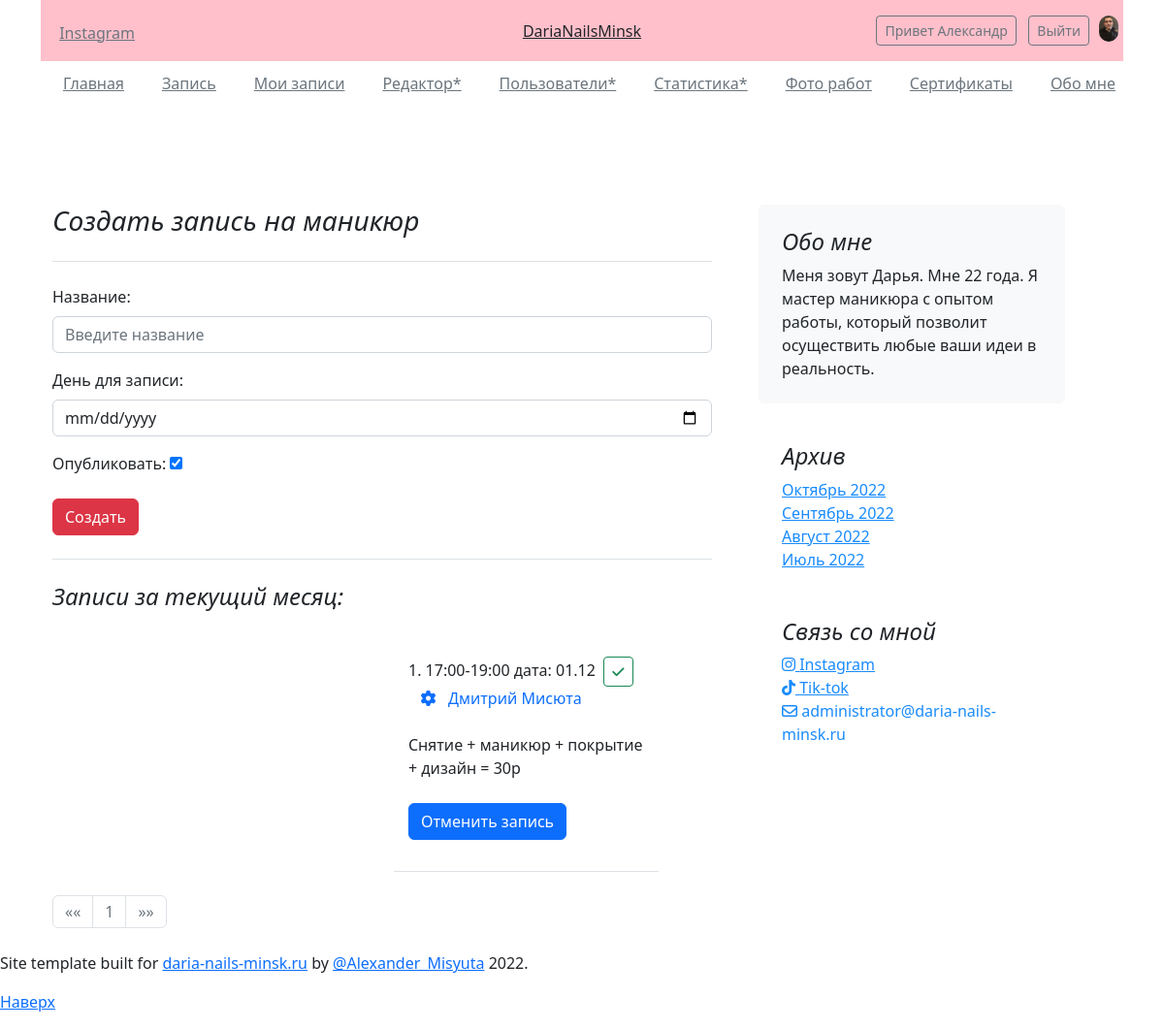
Page /create_book/ (signed in) on the committed database.
### main/models.py (models this page shows, shortened)
class CustomUser(AbstractUser):
    photo = models.ImageField(upload_to='photos/%Y/%m/%d/', verbose_name='Фото', null=True, blank=True)
    birthday = models.DateField(verbose_name='День рождения', null=True, blank=True)
    instagram = models.CharField(max_length=50, verbose_name='Инстаграм', null=True, blank=True)
    mobile = models.CharField(max_length=13, verbose_name='Телефон', null=True, blank=True)
    class Meta:
        verbose_name = 'Пользователь'
        verbose_name_plural = 'Мои пользователи'
    def get_absolute_url(self):
        return reverse('user_detail', kwargs={'pk': self.pk})

class Post(models.Model):
    title = models.CharField(max_length=255, verbose_name='Название', validators=[RegexValidator(regex=r'$', message='Model error')])
    client = models.ForeignKey('CustomUser', on_delete=models.PROTECT, verbose_name='Клиент', default=None, blank=True, null=True)
    service = models.ForeignKey('Service', on_delete=models.PROTECT, verbose_name='Доступные услуги', default=None, blank=True, null=True)
    date = models.DateField(verbose_name='Дата', default=None)
    is_active = models.BooleanField(verbose_name='Опубликовать', default=True)
    class Meta:
        verbose_name = 'Запись'
        verbose_name_plural = 'Записи на ногти'
        ordering = ['-date', 'title']

class Service(models.Model):
    title = models.CharField(max_length=255, verbose_name='Название', validators=[RegexValidator(regex=r'$', message='Model error')])
    price = models.IntegerField(default=0, verbose_name='Цена в рублях')
    class Meta:
        verbose_name = 'Услуга'
        verbose_name_plural = 'Мои услуги'
        ordering = ['id']

### main/views.py (the view, shortened to what this page needs)
# urls.py: path('create_book/', create_book, name='create_book'),
def create_book(request):
    if not request.user.is_staff:
        context = {
            'error': 'yes',
        }
        return render(request, 'main/my_works.html', context)
    else:
        form = PostForm()
        today = datetime.date(datetime.now())
        year = today.year
        month = today.month
        days_in_month = calendar.monthrange(year, month)[1]
        first_day = today - timedelta(today.day-1)              # Первый день месяца
        last_day = first_day + timedelta(days_in_month-1)       # Последний день месяца
        list_post = []
        posts = Post.objects.all().order_by('date')
        if posts:
            for el in posts:
                if first_day <= el.date <= last_day:
                    list_post.append(el)
            len_post = len(list_post)                           # Список записей которые мы выводим в соответствии с текущим месяцем
            middle = int(len_post/2)
            list_post = []
            for el in posts:
                if el.date >= first_day:
                    list_post.append(el)
        paginator = Paginator(list_post, len_post)              # Показывает все записи на текущий месяца
        page_number = request.GET.get('page')
        page_obj = paginator.get_page(page_number)
        if page_number == '1' or not page_number:
            page_obj_title = 'Записи за текущий месяц:'
        else:
            page_obj_title = 'Записи за последующие месяца:'
        month_my_work = month_my_works()
        context = {'title': 'Создать запись на маникюр',
                   'title_body': 'Создать запись на маникюр',
                   'month_my_work': month_my_work,
                   'page_obj_title': page_obj_title,
                   'form': form,
                   'before_middle': f":{middle}",
                   'after_middle': f"{middle}:",
                   'page_obj': page_obj,
                   'paginator': paginator,
                   }
        return render(request, 'main/create_book.html', context)

### main/forms.py
class PostForm(ModelForm):
    title = forms.CharField(label='Название', widget=forms.TextInput(attrs={'class': 'form-control', 'placeholder': 'Введите название'}))
    date = forms.DateTimeField(label='День для записи', required=True, widget=forms.DateTimeInput(attrs={'class': 'form-control', 'type': 'date'}))
    class Meta:
        model = Post
        fields = ('title', 'date', 'is_active')
    widgets = {
        'is_active': forms.CheckboxInput(attrs={'class': 'form-check'})
    }

### main/views.py (called while the page is built)
def month_my_works():
    month_my_work = []
    posts = MyWorks.objects.filter(is_active=True)
    for el in posts:
        d = el.date
        d = str(d).split('-')
        deadline = datetime.strptime(f'{d[0]}-{d[1]}-1', "%Y-%m-%d")
        month_my_work.append(deadline)
    month_my_work = set(month_my_work)
    month_my_work = list(month_my_work)
    month_my_work.sort(reverse=True)
    return month_my_work

### main/templates/main/create_book.html (shortened to what this page needs)
{% extends 'main/base.html' %}
{% block body %}
<form class="pb-4 border-bottom" method="post" enctype="multipart/form-data">
    <div class="add-post">
        {% for el in form %}
            <p><label>{{ el.label }}:</label> {{ el }}</p>
        {% endfor %}
    </div>
        <button class="btn btn-danger" type="submit">Создать</button>
</form><br>
{% if page_obj %}
    <h4 class="mb-4 fst-italic">{{ page_obj_title }}</h4><br>
    <div class="row">
        <div class="col-sm">
        </div>
        <div class="col-sm">
            {% for el in page_obj|slice:after_middle %}
                <div class="mb-4 pb-4 col-10 border-bottom">{{ el.title }} дата: {{ el.date|date:'d.m' }}&nbsp;
                    {% if el.is_active %}
                        {% if not el.client %}
                            <a class="btn btn-sm btn-outline-success" href="{% url 'not_active' el.pk %}"><i class="fa-solid fa-check"></i></a>
                        {% else %}
                            <button class="btn btn-sm btn-outline-success" onclick="CancelBook({{ el.id }})"><i class="fa-solid fa-check"></i></button>
                        {% endif %}
                    {% else %}
                        <a class="btn btn-sm btn-danger" href="{% url 'is_active' el.pk %}"><i class="fa-solid fa-xmark"></i></a>
                    {% endif %}&nbsp;&nbsp;
                    <a href="{% url 'edit_book' el.pk %}"><i class="fa-solid fa-gear"></i></a>&nbsp;&nbsp;
                    {% if el.client %}
                        <a class="user-detail-create-book" href="{{ el.client.get_absolute_url }}">{{ el.client.first_name }} {{ el.client.last_name }}</a>
                        <br><br>{{ el.service.title }}
                        <br><br><button class="btn mb-2 btn-primary" onclick="CancelBook({{ el.id }})">Отменить запись</button>
                    {% endif %}
                </div>
            {% endfor %}
        </div>
    </div>
    <nav aria-label="...">
          <ul class="pagination">
              {% if page_obj.has_previous %}
                    <li class="page-item">
                      <a class="page-link" href="?page=1">Первая</a>
                    </li>
                    <li class="page-item">
                      <a class="page-link" href="?page={{ page_obj.previous_page_number }}">&laquo;&laquo;</a>
                    </li>
              {% else %}
                    <li class="page-item disabled">
                      <span class="page-link">&laquo;&laquo;</span>
                    </li>
              {% endif %}
              {% if page_obj.has_other_pages %}
                    {% for p in paginator.page_range %}
                        {% if page_obj.number == p %}
                            <li class="page-item active">
                                <a class="page-link" href="?page={{ p }}">
                                    {{ p }} <span class="sr-only">(current)</span>
                                </a>
                            </li>
                        {% elif p >= page_obj.number|add:-2 and p <= page_obj.number|add:2 %}
                            <li class="page-item"><a class="page-link" href="?page={{ p }}">{{ p }}</a></li>
                        {% endif %}
                    {% endfor %}
              {% else %}
                  <li class="page-item disabled">
                    <span class="page-link">1</span>
                  </li>
              {% endif %}
              {% if page_obj.has_next %}
                <li class="page-item">
                  <a class="page-link" href="?page={{ page_obj.next_page_number }}">&raquo;&raquo;</a>
                </li>
                <li class="page-item">
                  <a class="page-link" href="?page={{ paginator.num_pages }}">Последняя</a>
                </li>
              {% else %}
                <li class="page-item disabled">
                  <span class="page-link">&raquo;&raquo;</span>
                </li>
              {% endif %}
          </ul>
    </nav>
{% else %}
    <h4 class="mb-4 fst-italic">Нет записей за этот месяц!</h4>
{% endif %}
{% endblock %}

### main/templates/main/base.html (shortened to what this page needs)
<!DOCTYPE html>
{% load static %}
<html lang="ru">
<head>
    <link rel="stylesheet" href="https://cdn.jsdelivr.net/npm/bootstrap@5.2.0/dist/css/bootstrap.min.css">
    <link rel="stylesheet" href="https://stackpath.bootstrapcdn.com/bootstrap/5.0.0-alpha2/css/bootstrap.min.css">
    <link rel="stylesheet" href="https://cdn.jsdelivr.net/npm/bootstrap@4.6.2/dist/css/bootstrap.min.css">
    <link href="https://getbootstrap.com/docs/5.2/dist/css/bootstrap.min.css" rel="stylesheet">
    <link href="https://getbootstrap.com/docs/5.2/examples/blog/blog.css" rel="stylesheet">
    <link rel="stylesheet" href="{% static 'main/css/style.css' %}">
    <link rel="stylesheet" href="{% static 'main/css/dropdown.css' %}">
</head>
<body>
<div class="container">
  <header class="blog-header lh-1 py-3">
    <div class="row flex-nowrap justify-content-between align-items-center">
      <div class="col-4 pt-1">
        <a class="link-secondary" href="https://www.instagram.com/daria.nails.minsk/">Instagram</a>
      </div>
      <div class="col-4 text-center">
        <a class="blog-header-logo text-dark" href="{% url 'home' %}">DariaNailsMinsk</a>
      </div>
      <div class="col-4 d-flex justify-content-end align-items-center">
        {% if not request.user.is_authenticated %}
          <div class="my-register">
            <a class="btn btn-sm btn-outline-secondary" href="{% url 'log_in' %}">Войти</a>&nbsp;&nbsp;
            <a class="btn btn-sm btn-outline-secondary" href="{% url 'registration' %}">Регистрация</a>
          </div>
        {% else %}
        <div class="my-register">
          {% if user.photo %}<img class="user-photo" src="{{ user.photo.url }}" align="right">&nbsp;&nbsp;&nbsp;&nbsp;{% endif %}
          <a class="btn btn-sm btn-outline-secondary" href="{{ user.get_absolute_url }}">Привет {{ user.first_name }}</a>&nbsp;&nbsp;
          <a class="btn btn-sm btn-outline-secondary" href="{% url 'logout' %}">Выйти</a>
        </div>
        {% endif %}
      </div>
    </div>
  </header>
  <div class="nav-scroller py-1 mb-2">
    <nav class="nav d-flex justify-content-between">
      <a class="p-2 link-secondary" href="{% url 'home' %}">Главная</a>
      <a class="p-2 link-secondary" href="{% url 'book_manicure' %}">Запись</a>
      <a class="p-2 link-secondary" href="{% url 'my_book' %}">Мои записи</a>
      {% if request.user.is_staff %}<a class="p-2 link-secondary" href="{% url 'create_book' %}">Редактор*</a>{% endif %}
      {% if request.user.is_staff %}<a class="p-2 link-secondary" href="{% url 'all_users' %}">Пользователи*</a>{% endif %}
      {% if request.user.is_staff %}<a class="p-2 link-secondary" href="{% url 'statistic' %}">Статистика*</a>{% endif %}
      <a class="p-2 link-secondary" href="{% url 'my_works' %}">Фото работ</a>
      <a class="p-2 link-secondary" href="{% url 'certificates' %}">Сертификаты</a>
      <a class="p-2 link-secondary" href="{% url 'about_me' %}">Обо мне</a>
    </nav>
  </div>
</div>
<main class="container">
  <div class="row mb-2">
  <div class="row g-5">
    <div class="col-md-8">
      <h3 class="pb-4 mb-4 fst-italic border-bottom">
        {{ title_body }}
      </h3>
        {% block body %}
        {% endblock %}
    </div>
    <div class="col-md-4">
      <div class="position-sticky" style="top: 2rem;">
        <div class="p-4 mb-3 bg-light rounded">
          <h4 class="fst-italic">Обо мне</h4>
          <p class="mb-0">Меня зовут Дарья. Мне 22 года. Я мастер маникюра с опытом работы, который позволит осуществить любые ваши идеи в реальность.</p>
        </div>
        <div class="p-4">
          <h4 class="fst-italic">Архив</h4>
          <ol class="list-unstyled mb-0">
              {% if month_my_work %}
                {% for el in month_my_work %}
                    <li><a href="{% url 'my_works_by_date' el|date:'Y-m-d' %}">{{ el|date:"F Y" }}</a></li>
                {% endfor %}
              {% else %}
                <p>Архив пуст</p>
              {% endif %}
          </ol>
        </div>
        <div class="p-4">
          <h4 class="fst-italic">Связь со мной</h4>
          <ol class="list-unstyled">
            <li><a href="https://www.instagram.com/daria.nails.minsk/"><i class="fa-brands fa-instagram"></i> Instagram</a></li>
            <li><a href="https://www.tiktok.com/@dariaaa_rr"><i class="fa-brands fa-tiktok"></i> Tik-tok</a></li>
            <li><i class="fa-regular fa-envelope"></i> administrator@daria-nails-minsk.ru</li>
          </ol>
        </div>
      </div>
    </div>
  </div>
</div>
</main>
<footer class="blog-footer">
  <p>Site template built for <a href="https://daria-nails-minsk.ru/">daria-nails-minsk.ru</a> by <a href="https://www.linkedin.com/in/%D1%81%D0%B0%D1%88%D0%B0-%D0%BC%D0%B8%D1%81%D1%8E%D1%82%D0%B0-637623231/">@Alexander_Misyuta</a> 2022.</p>
  <p>
    <a href="#">Наверх</a>
  </p>
</footer>
</body>
</html>

### main/static/main/css/style.css (style rules this page uses)
.blog-header { background-color: pink; }
.my-register { margin-right: 15px; }
.link-secondary { margin-left: 15px; }
.user-photo { position: relative; left: 10px; width: 20px; border-radius: 10px; }
.add-post { width: 100%; margin: auto 0; }
.user-detail-create-book { text-decoration: none; }
.list-unstyled a, li { color: #188bfd; }

### main/templates/main/base.html (style rules this page uses)
.nav-scroller { position: relative; z-index: 2; height: 2.75rem; overflow-y: hidden; }
.nav-scroller .nav { display: flex; flex-wrap: nowrap; padding-bottom: 1rem; margin-top: -1px; overflow-x: auto; text-align: center; white-space: nowrap; -webkit-overflow-scrolling: touch; }

### rows in the picture
CustomUser: photo (picture), first_name "Александр"
Post: title "1. 17:00-19:00", date "01.12", client.first_name "Дмитрий", client.last_name "Мисюта", service "Снятие + маникюр + покрытие + дизайн = 30р"

### other values in the picture
{{ title_body }} "Создать запись на маникюр"
{{ el.label }} "Название" "День для записи" "Опубликовать"
{{ page_obj_title }} "Записи за текущий месяц:"
{{ el|date:"F Y" }} "Октябрь 2022" "Сентябрь 2022" "Август 2022" "Июль 2022"
